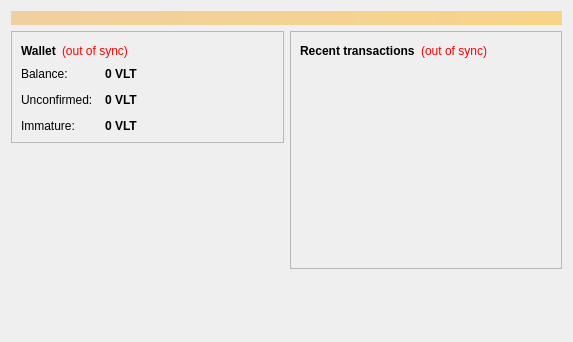
<?xml version="1.0" encoding="UTF-8"?>
<ui version="4.0">
 <class>OverviewPage</class>
 <widget class="QWidget" name="OverviewPage">
  <property name="geometry">
   <rect>
    <x>0</x>
    <y>0</y>
    <width>573</width>
    <height>342</height>
   </rect>
  </property>
  <property name="windowTitle">
   <string>Form</string>
  </property>
  <layout class="QVBoxLayout" name="topLayout">
   <item>
    <widget class="QLabel" name="labelAlerts">
     <property name="visible">
      <bool>false</bool>
     </property>
     <property name="styleSheet">
      <string notr="true">background-color: qlineargradient(x1: 0, y1: 0, x2: 1, y2: 0, stop:0 #F0D0A0, stop:1 #F8D488); color:#000000;</string>
     </property>
     <property name="wordWrap">
      <bool>true</bool>
     </property>
     <property name="margin">
      <number>3</number>
     </property>
    </widget>
   </item>
   <item>
    <layout class="QHBoxLayout" name="horizontalLayout" stretch="1,1">
     <item>
      <layout class="QVBoxLayout" name="verticalLayout_2">
       <item>
        <widget class="QFrame" name="frame">
         <property name="frameShape">
          <enum>QFrame::StyledPanel</enum>
         </property>
         <property name="frameShadow">
          <enum>QFrame::Raised</enum>
         </property>
         <layout class="QVBoxLayout" name="verticalLayout_4">
          <item>
           <layout class="QHBoxLayout" name="horizontalLayout_4">
            <item>
             <widget class="QLabel" name="label_5">
              <property name="font">
               <font>
                <weight>75</weight>
                <bold>true</bold>
               </font>
              </property>
              <property name="text">
               <string>Wallet</string>
              </property>
             </widget>
            </item>
            <item>
             <widget class="QLabel" name="labelWalletStatus">
              <property name="toolTip">
               <string>The displayed information may be out of date. Your wallet automatically synchronizes with the Vaultcoin network after a connection is established, but this process has not completed yet.</string>
              </property>
              <property name="styleSheet">
               <string notr="true">QLabel { color: red; }</string>
              </property>
              <property name="text">
               <string notr="true">(out of sync)</string>
              </property>
              <property name="alignment">
               <set>Qt::AlignLeading|Qt::AlignLeft|Qt::AlignVCenter</set>
              </property>
             </widget>
            </item>
            <item>
             <spacer name="horizontalSpacer_2">
              <property name="orientation">
               <enum>Qt::Horizontal</enum>
              </property>
              <property name="sizeHint" stdset="0">
               <size>
                <width>40</width>
                <height>20</height>
               </size>
              </property>
             </spacer>
            </item>
           </layout>
          </item>
          <item>
           <layout class="QFormLayout" name="formLayout_2">
            <property name="fieldGrowthPolicy">
             <enum>QFormLayout::AllNonFixedFieldsGrow</enum>
            </property>
            <property name="horizontalSpacing">
             <number>12</number>
            </property>
            <property name="verticalSpacing">
             <number>12</number>
            </property>
            <item row="0" column="0">
             <widget class="QLabel" name="label">
              <property name="text">
               <string>Balance:</string>
              </property>
             </widget>
            </item>
            <item row="0" column="1">
             <widget class="QLabel" name="labelBalance">
              <property name="font">
               <font>
                <weight>75</weight>
                <bold>true</bold>
               </font>
              </property>
              <property name="cursor">
               <cursorShape>IBeamCursor</cursorShape>
              </property>
              <property name="toolTip">
               <string>Your current balance</string>
              </property>
              <property name="text">
               <string notr="true">0 VLT</string>
              </property>
              <property name="textInteractionFlags">
               <set>Qt::LinksAccessibleByMouse|Qt::TextSelectableByKeyboard|Qt::TextSelectableByMouse</set>
              </property>
             </widget>
            </item>
            <item row="1" column="0">
             <widget class="QLabel" name="label_3">
              <property name="text">
               <string>Unconfirmed:</string>
              </property>
             </widget>
            </item>
            <item row="1" column="1">
             <widget class="QLabel" name="labelUnconfirmed">
              <property name="font">
               <font>
                <weight>75</weight>
                <bold>true</bold>
               </font>
              </property>
              <property name="cursor">
               <cursorShape>IBeamCursor</cursorShape>
              </property>
              <property name="toolTip">
               <string>Total of transactions that have yet to be confirmed, and do not yet count toward the current balance</string>
              </property>
              <property name="text">
               <string notr="true">0 VLT</string>
              </property>
              <property name="textInteractionFlags">
               <set>Qt::LinksAccessibleByMouse|Qt::TextSelectableByKeyboard|Qt::TextSelectableByMouse</set>
              </property>
             </widget>
            </item>
            <item row="2" column="0">
             <widget class="QLabel" name="labelImmatureText">
              <property name="text">
               <string>Immature:</string>
              </property>
             </widget>
            </item>
            <item row="2" column="1">
             <widget class="QLabel" name="labelImmature">
              <property name="font">
               <font>
                <weight>75</weight>
                <bold>true</bold>
               </font>
              </property>
              <property name="toolTip">
               <string>Mined balance that has not yet matured</string>
              </property>
              <property name="text">
               <string notr="true">0 VLT</string>
              </property>
              <property name="textInteractionFlags">
               <set>Qt::LinksAccessibleByMouse|Qt::TextSelectableByKeyboard|Qt::TextSelectableByMouse</set>
              </property>
             </widget>
            </item>
           </layout>
          </item>
         </layout>
        </widget>
       </item>
       <item>
        <spacer name="verticalSpacer">
         <property name="orientation">
          <enum>Qt::Vertical</enum>
         </property>
         <property name="sizeHint" stdset="0">
          <size>
           <width>20</width>
           <height>40</height>
          </size>
         </property>
        </spacer>
       </item>
      </layout>
     </item>
     <item>
      <layout class="QVBoxLayout" name="verticalLayout_3">
       <item>
        <widget class="QFrame" name="frame_2">
         <property name="frameShape">
          <enum>QFrame::StyledPanel</enum>
         </property>
         <property name="frameShadow">
          <enum>QFrame::Raised</enum>
         </property>
         <layout class="QVBoxLayout" name="verticalLayout">
          <item>
           <layout class="QHBoxLayout" name="horizontalLayout_2">
            <item>
             <widget class="QLabel" name="label_4">
              <property name="text">
               <string>&lt;b&gt;Recent transactions&lt;/b&gt;</string>
              </property>
             </widget>
            </item>
            <item>
             <widget class="QLabel" name="labelTransactionsStatus">
              <property name="toolTip">
               <string>The displayed information may be out of date. Your wallet automatically synchronizes with the Vaultcoin network after a connection is established, but this process has not completed yet.</string>
              </property>
              <property name="styleSheet">
               <string notr="true">QLabel { color: red; }</string>
              </property>
              <property name="text">
               <string notr="true">(out of sync)</string>
              </property>
              <property name="alignment">
               <set>Qt::AlignRight|Qt::AlignTrailing|Qt::AlignVCenter</set>
              </property>
             </widget>
            </item>
            <item>
             <spacer name="horizontalSpacer">
              <property name="orientation">
               <enum>Qt::Horizontal</enum>
              </property>
              <property name="sizeHint" stdset="0">
               <size>
                <width>40</width>
                <height>20</height>
               </size>
              </property>
             </spacer>
            </item>
           </layout>
          </item>
          <item>
           <widget class="QListView" name="listTransactions">
            <property name="styleSheet">
             <string notr="true">QListView { background: transparent; }</string>
            </property>
            <property name="frameShape">
             <enum>QFrame::NoFrame</enum>
            </property>
            <property name="verticalScrollBarPolicy">
             <enum>Qt::ScrollBarAlwaysOff</enum>
            </property>
            <property name="horizontalScrollBarPolicy">
             <enum>Qt::ScrollBarAlwaysOff</enum>
            </property>
            <property name="selectionMode">
             <enum>QAbstractItemView::NoSelection</enum>
            </property>
           </widget>
          </item>
         </layout>
        </widget>
       </item>
       <item>
        <spacer name="verticalSpacer_2">
         <property name="orientation">
          <enum>Qt::Vertical</enum>
         </property>
         <property name="sizeHint" stdset="0">
          <size>
           <width>20</width>
           <height>40</height>
          </size>
         </property>
        </spacer>
       </item>
      </layout>
     </item>
    </layout>
   </item>
  </layout>
 </widget>
 <resources/>
 <connections/>
</ui>
